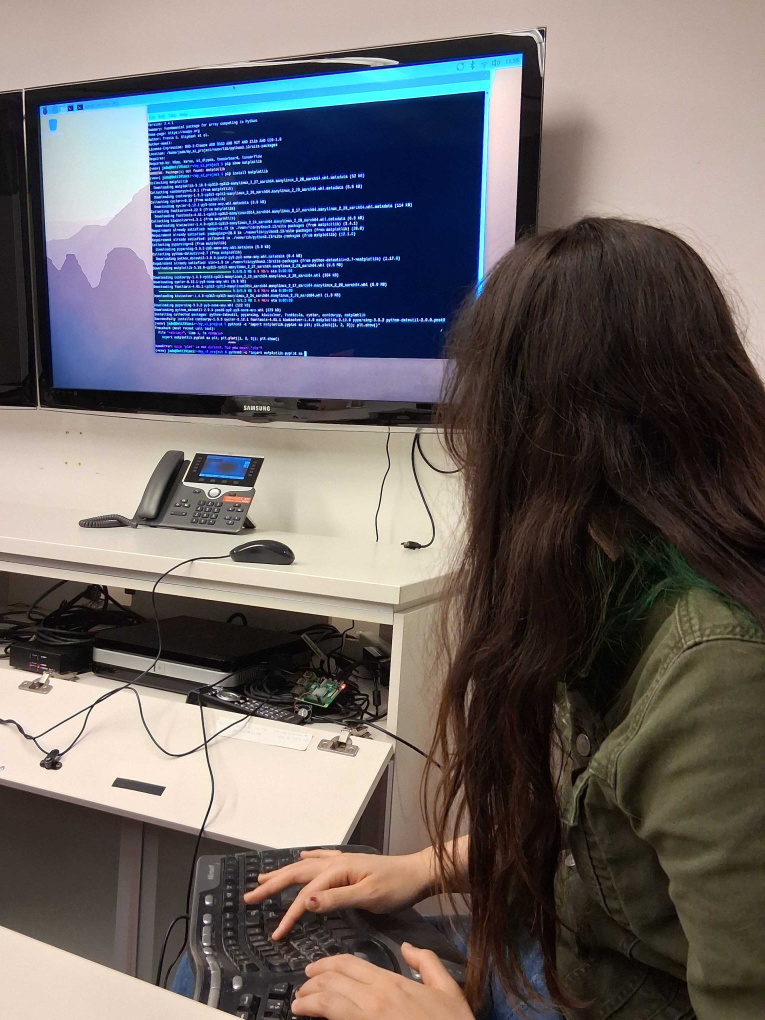
#> input picture IMG_2288.JPG, 3060 x 4080 px, given in place of the camera (shown at 1/4 size)
$ jupyter execute 'Projet Outil de Cercle Vinci.ipynb'
#> lines starting #> are read from the running program, lines starting #| are printed output that depends on the picture
[cell 1]
import cv2
import numpy as np
import matplotlib.pyplot as plt

# Paramètres
TACTILE_RESOLUTION = (8, 8)  # Résolution de la grille tactile (cols, rows)

def capture_image():
    """Capture une image depuis la webcam."""
    cap = cv2.VideoCapture(0)
    ret, frame = cap.read()
#> frame is the input picture: shape (4080, 3060, 3); mean B, G, R 101.4, 100.4, 105.6
    cap.release()
    return frame

def process_image_ia(image):
    """Traite l'image pour en extraire les contours (Approche 1)."""
    gray = cv2.cvtColor(image, cv2.COLOR_BGR2GRAY)
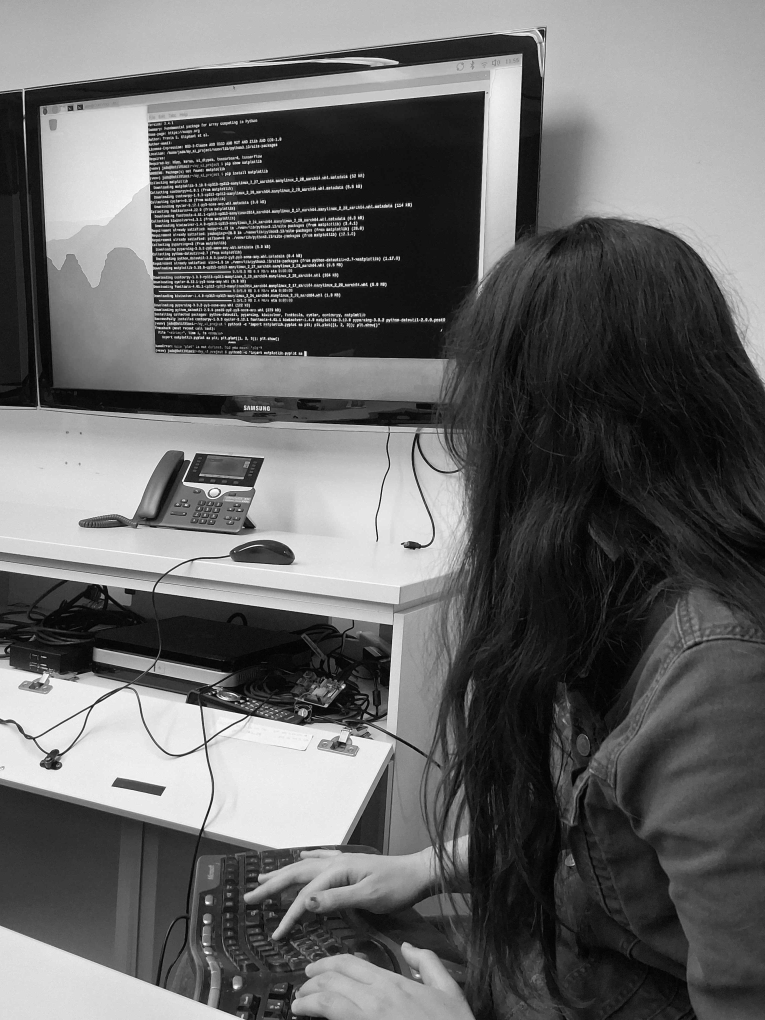
#> gray: shape (4080, 3060) (shown at 1/4 size); min 0, max 255, mean 102
    blurred = cv2.GaussianBlur(gray, (5, 5), 0)
    edges = cv2.Canny(blurred, 50, 150)
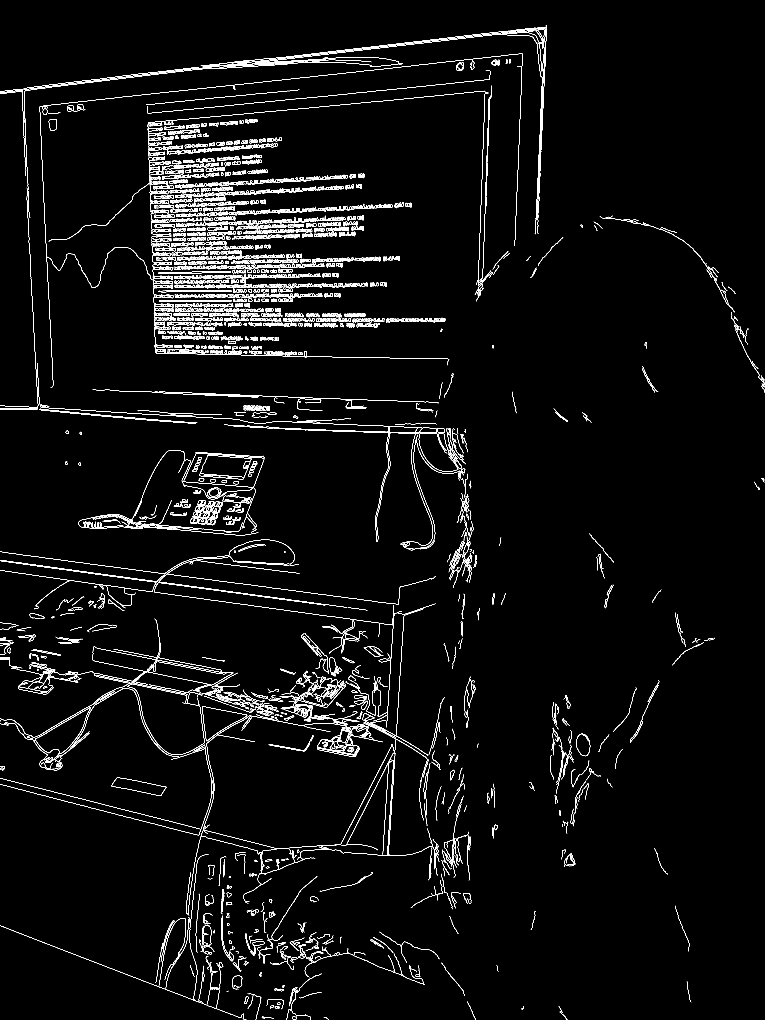
#> edges: shape (4080, 3060) (shown at 1/4 size); 1.9% white in thin lines or dots
    return edges

def map_to_tactile(processed_image, tactile_resolution):
    """Convertit l'image traitée en une grille tactile."""
    # Redimensionne l'image traitée à la résolution tactile
    resized = cv2.resize(processed_image, tactile_resolution, interpolation=cv2.INTER_AREA)
    # Normalise les valeurs entre 0 et 1
    tactile_grid = resized / 255.0
    # Inverser si nécessaire (pour que les contours soient à 1)
    tactile_grid = 1 - tactile_grid
    return tactile_grid

def visualize_results(original, processed, tactile_grid):
    """Affiche les résultats de la simulation."""
    fig, axes = plt.subplots(1, 3, figsize=(15, 5))

    axes[0].imshow(cv2.cvtColor(original, cv2.COLOR_BGR2RGB))
    axes[0].set_title('Image Originale')
    axes[0].axis('off')

    axes[1].imshow(processed, cmap='gray')
    axes[1].set_title('Image Traitée (Contours)')
    axes[1].axis('off')

    # Affiche la grille tactile comme une heatmap
    im = axes[2].imshow(tactile_grid, cmap='hot', interpolation='nearest')
    axes[2].set_title('Grille Tactile Simulée')
    axes[2].axis('off')
    plt.colorbar(im, ax=axes[2])

    plt.show()
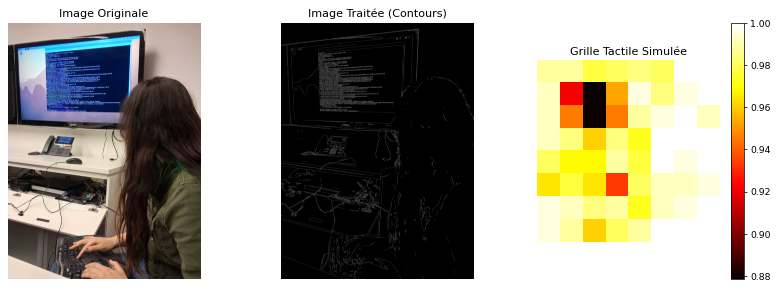
#> figure drawn by matplotlib, 4 panels

# --- FLUX PRINCIPAL ---
# 1. Capture d'image
original_image = capture_image()
# 2. Traitement par IA
processed_image = process_image_ia(original_image)
# 3. Cartographie Tactile
tactile_grid = map_to_tactile(processed_image, TACTILE_RESOLUTION)
# 4. Simulation Visuelle
visualize_results(original_image, processed_image, tactile_grid)

# 5. (Pour plus tard) Envoi vers le matériel
# print(tactile_grid) # Pourrait être envoyé via serial

$ run again, on IMG_2293.JPG
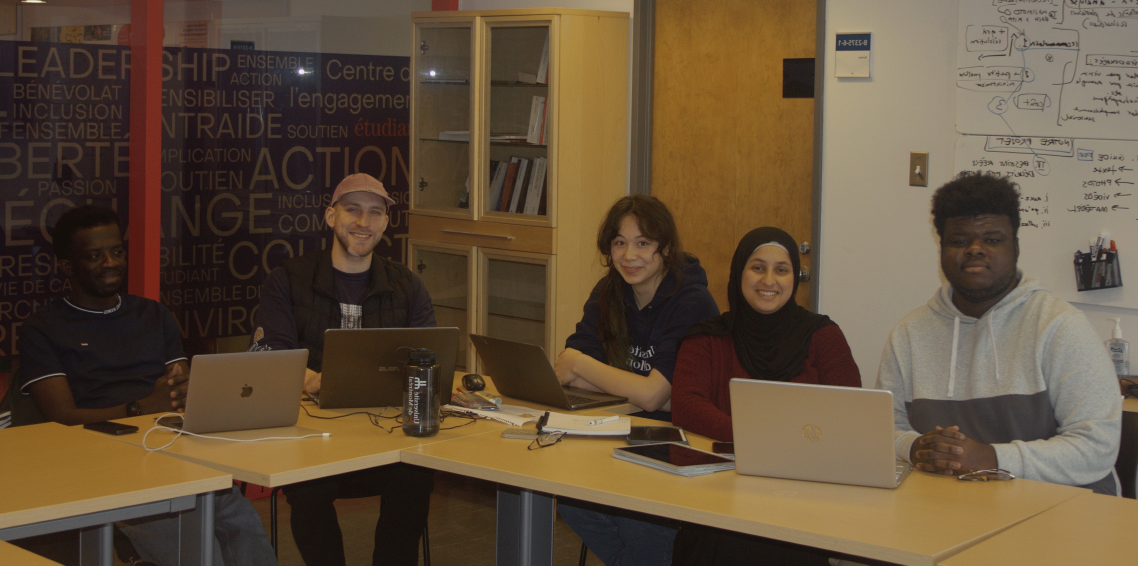
#> input picture IMG_2293.JPG, 3413 x 1696 px, given in place of the camera (shown at 1/3 size)
#> in capture_image, frame is the input picture: shape (1696, 3413, 3); mean B, G, R 58.6, 79.6, 98
#> in process_image_ia, `edges = cv2.Canny(blurred, 50, 150)`:
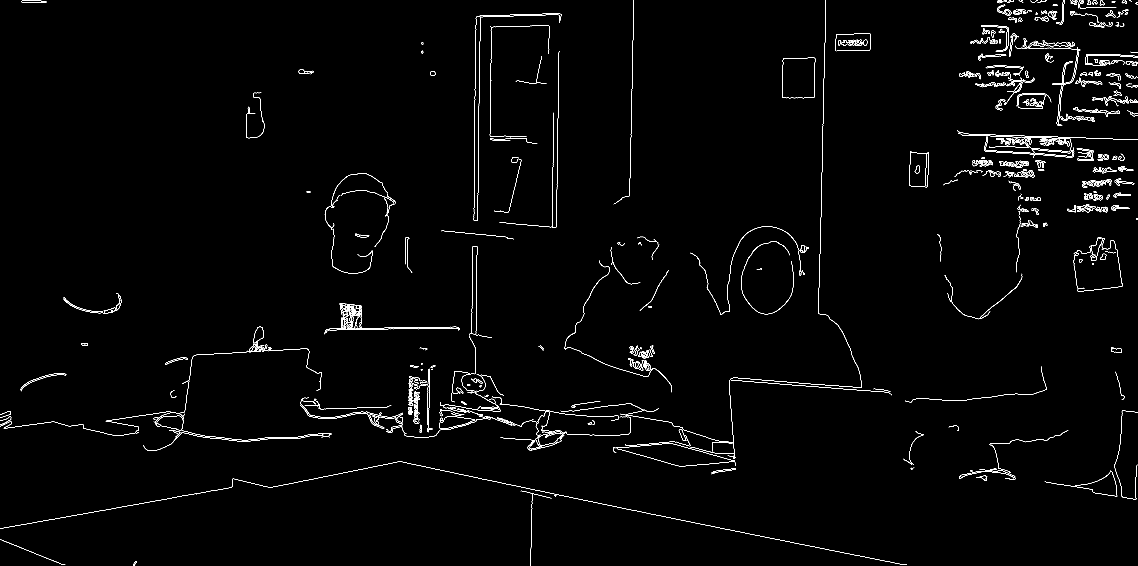
#> edges: shape (1696, 3413) (shown at 1/3 size); 1.1% white in thin lines or dots
#> in visualize_results, `plt.show()`:
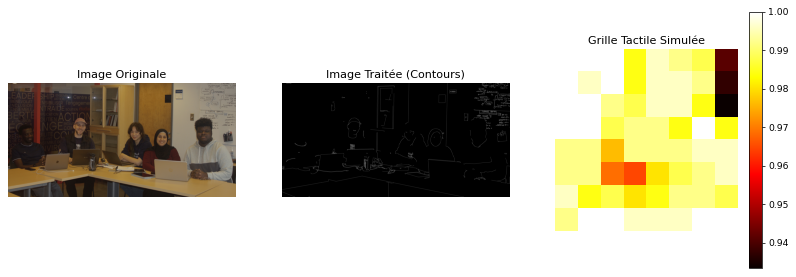
#> figure drawn by matplotlib, 4 panels

$ run again, on IMG_2295.JPG
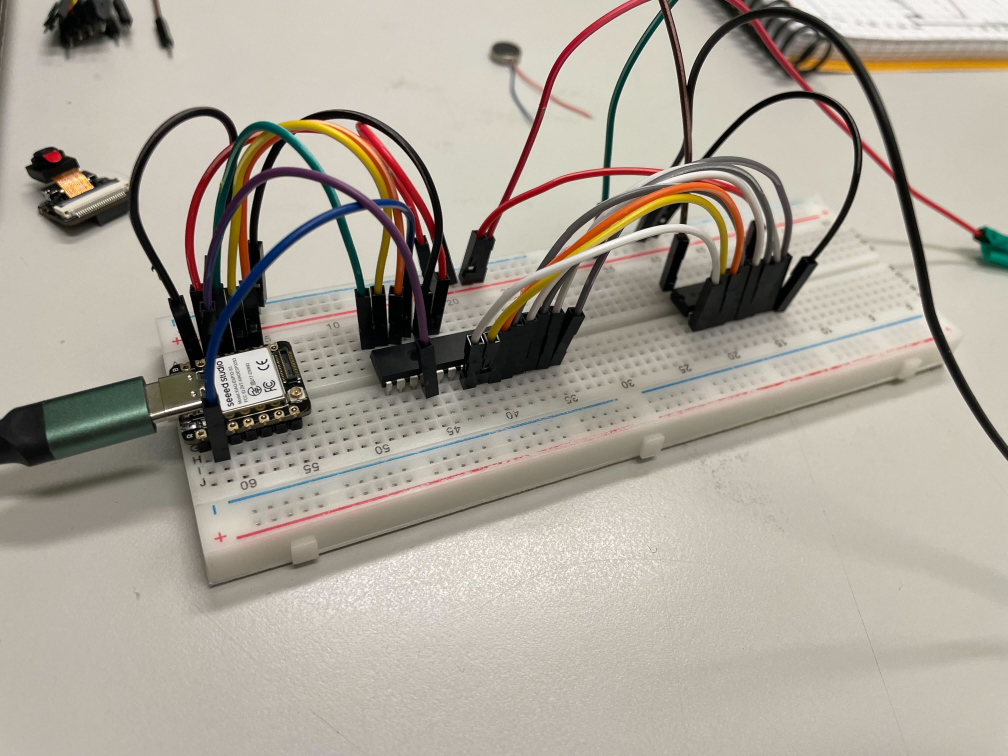
#> input picture IMG_2295.JPG, 4032 x 3024 px, given in place of the camera (shown at 1/4 size)
#> in capture_image, frame is the input picture: shape (3024, 4032, 3); mean B, G, R 152.9, 164.4, 171.7
#> in process_image_ia, `edges = cv2.Canny(blurred, 50, 150)`:
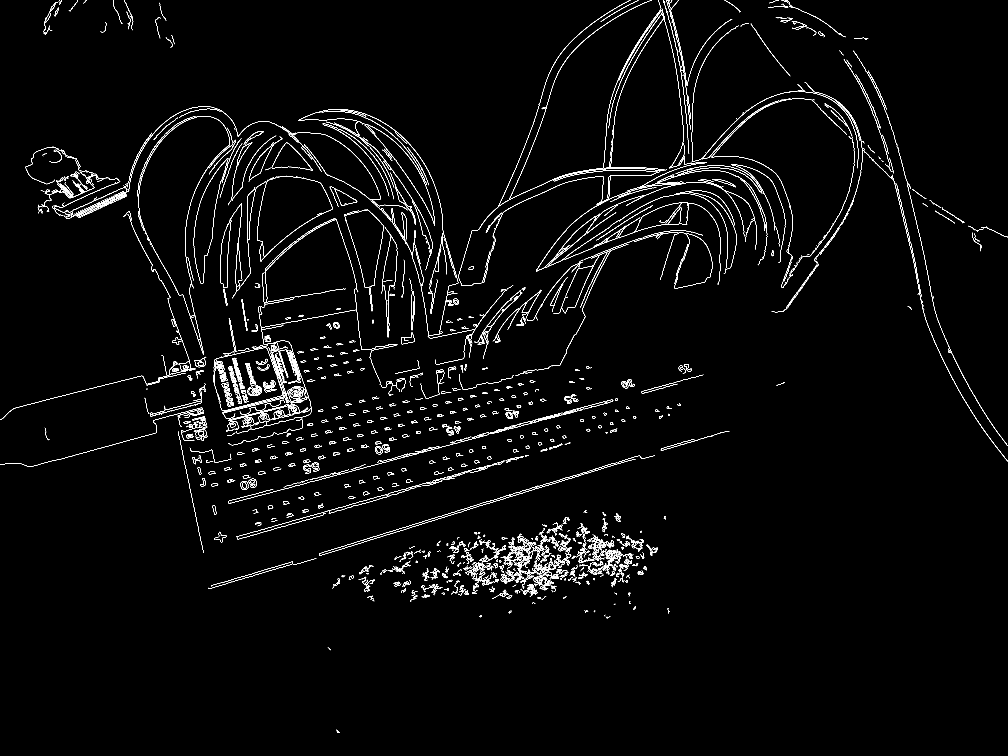
#> edges: shape (3024, 4032) (shown at 1/4 size); 1.4% white in thin lines or dots
#> in visualize_results, `plt.show()`:
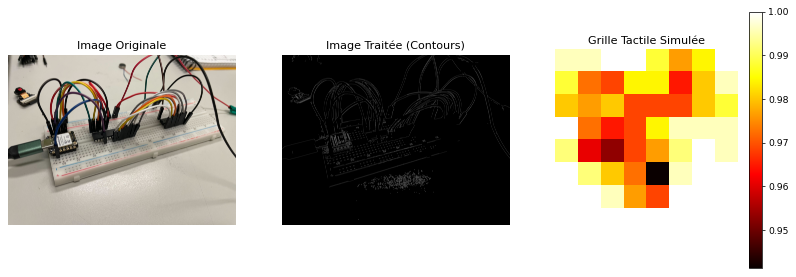
#> figure drawn by matplotlib, 4 panels
